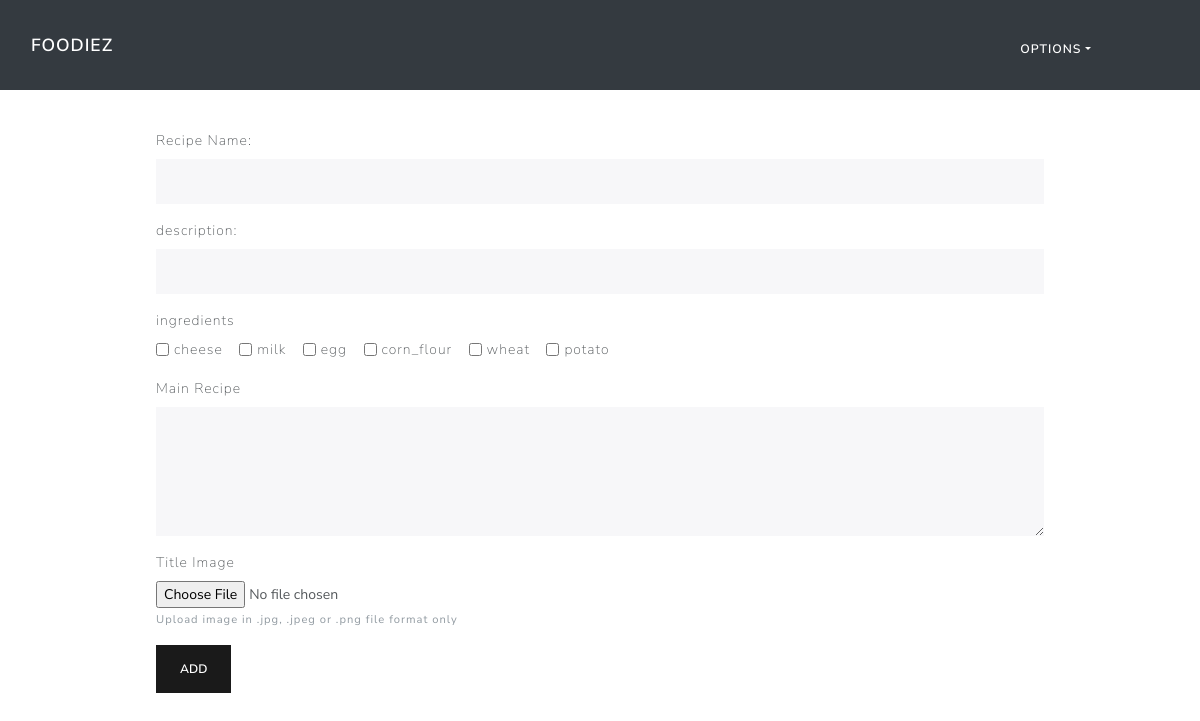
Page /post_add.php (signed in) on the committed database.
### tables this page shows
CREATE TABLE `ingredients` (
  `ing_id` int(11) NOT NULL,
  `name` varchar(100) NOT NULL
);

### post_add.php (the view, shortened to what this page needs)
<?php
  include('dbh.php');
?>
<?php include('header.php') ?>
<div style="width: 80%; margin: 40px auto;">
<form action="post_add.php" method="POST" enctype="multipart/form-data">
  	<div class="form-group">
		<label for="title">Recipe Name:</label>
		<input type="text"class="form-control" name="title" required>
	</div>
	<div class="form-group">
		<label for="desc">description:</label>
		<input type="text"	class="form-control" name="desc" required>
	</div>
  <fieldset class="form-group">
			<label>ingredients</label><br>
			<?php
				$sql = "SELECT * from ingredients";
				$result = mysqli_query($conn, $sql);
			?>
			<?php if(mysqli_num_rows($result) > 0): ?>
				<?php while($row = mysqli_fetch_array($result)): ?>
			<div class="form-check form-check-inline">
			<input class="form-check-input" type="checkbox" name="ing[]" value = <?php echo $row[1]; ?> >
			<label class="form-check-label"> <?php echo $row[1]; ?> </label>
	 		</div>
			<?php endwhile ?>
			<?php endif ?>
	</fieldset>
	<div class="form-group">
		<label for="body"> Main Recipe </label>
		<textarea name="body" class="form-control" rows="5" scroll="true" required> </textarea>
	</div>
	<div class = "form-group">
		<label for="t_image"> Title Image </label>
		<input type="file" class="form-control-file" name="t_image" id="t_image" aria-describedby="fileHelp" required>
		<small id="fileHelp" class="form-text text-muted">Upload image in .jpg, .jpeg or .png file format only</small>
	</div>
	<input type="submit" name="submit" value = "add" class="btn btn-primary">
</form>
</div>
<?php include('footer.php') ?>

### rows in the picture
ingredients: name "cheese"
ingredients: name "milk"
ingredients: name "egg"
ingredients: name "corn_flour"
ingredients: name "wheat"
ingredients: name "potato"
